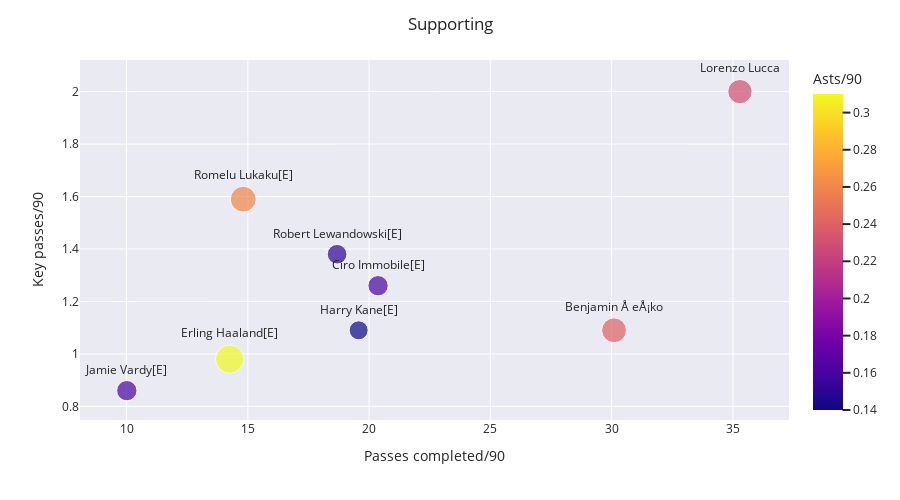

Notebook source saved alongside this figure:
### Code cell
fig = px.scatter(included, x='Ps C/90', y='K Ps/90', text="Name", log_x=False, size_max=20, color="Asts/90" , size='Asts/90')
fig.update_traces(textposition='top center')
fig.update_layout(height=500)
fig.update_xaxes(title_text='Passes completed/90')
fig.update_yaxes(title_text='Key passes/90')
for template in ["seaborn"]:
    fig.update_layout(template=template, title="Supporting")
fig.show()

### Figure 1 — Plotly figure (JSON) as saved in the notebook; plotly's stock layout.template omitted (floating-point values rounded to 4 significant figures)
{"data": [{"hovertemplate": "Ps C/90=%{x}<br>K Ps/90=%{y}<br>Asts/90=%{marker.color}<br>Name=%{text}<extra></extra>", "legendgroup": "", "marker": {"color": [0.23, 0.24, 0.15, 0.16, 0.26, 0.16, 0.14, 0.31], "coloraxis": "coloraxis", "size": [0.23, 0.24, 0.15, 0.16, 0.26, 0.16, 0.14, 0.31], "sizemode": "area", "sizeref": 0.000775, "symbol": "circle"}, "mode": "markers+text", "name": "", "orientation": "v", "showlegend": false, "text": ["Lorenzo Lucca", "Benjamin Å eÅ¡ko", "Robert Lewandowski[E]", "Ciro Immobile[E]", "Romelu Lukaku[E]", "Jamie Vardy[E]", "Harry Kane[E]", "Erling Haaland[E]"], "textposition": "top center", "type": "scatter", "x": [35.29, 30.1, 18.68, 20.37, 14.81, 10.01, 19.57, 14.25], "xaxis": "x", "y": [2, 1.09, 1.38, 1.26, 1.59, 0.86, 1.09, 0.98], "yaxis": "y"}], "layout": {"coloraxis": {"colorbar": {"title": {"text": "Asts/90"}}, "colorscale": [[0, "#0d0887"], [0.1111, "#46039f"], [0.2222, "#7201a8"], [0.3333, "#9c179e"], [0.4444, "#bd3786"], [0.5556, "#d8576b"], [0.6667, "#ed7953"], [0.7778, "#fb9f3a"], [0.8889, "#fdca26"], [1, "#f0f921"]]}, "height": 500, "legend": {"itemsizing": "constant", "tracegroupgap": 0}, "margin": {"t": 60}, "title": {"text": "Supporting"}, "xaxis": {"anchor": "y", "domain": [0, 1], "title": {"text": "Passes completed/90"}}, "yaxis": {"anchor": "x", "domain": [0, 1], "title": {"text": "Key passes/90"}}}}
